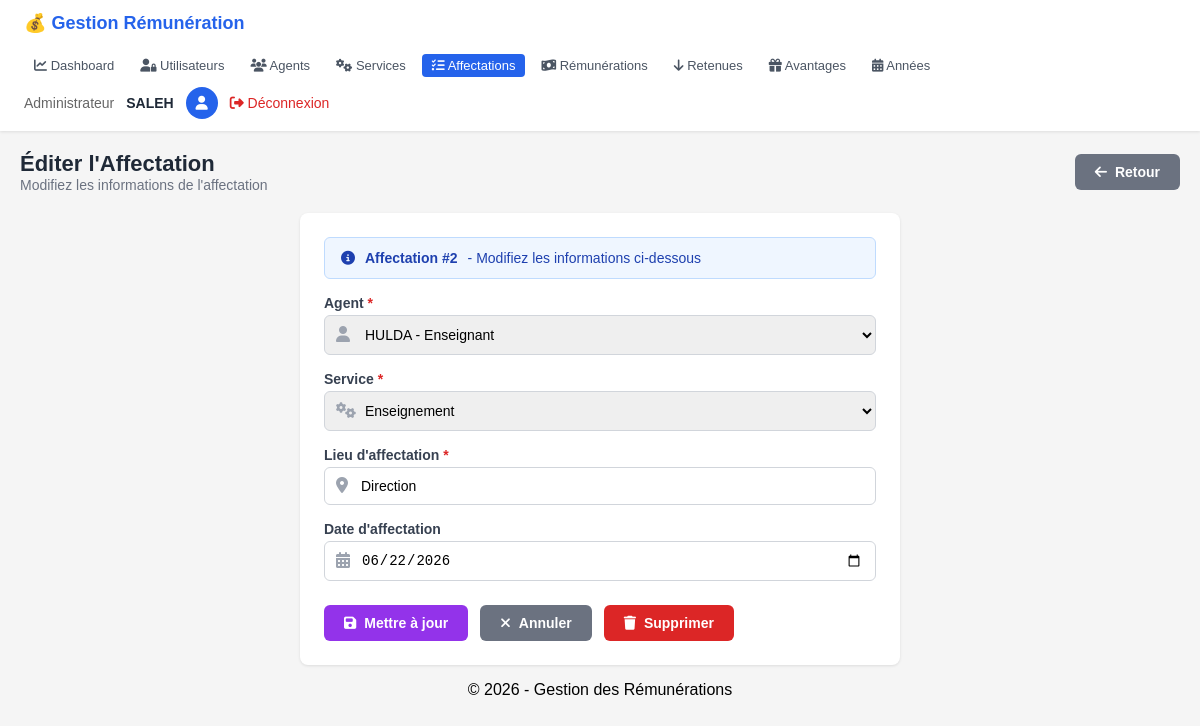
/pages/affectations/add.php?id=2 (signed in), run on the app's committed database.
### tables this page shows
CREATE TABLE `affectation` (
  `id` int(11) NOT NULL,
  `id_agent` int(11) NOT NULL,
  `id_service` int(11) NOT NULL,
  `lieu_affectation` varchar(150) DEFAULT NULL,
  `date_affectation` date DEFAULT NULL
);

CREATE TABLE `agent` (
  `id_agent` int(11) NOT NULL,
  `nom_complet` varchar(150) NOT NULL,
  `adresse` varchar(255) DEFAULT NULL,
  `date_naissance` date DEFAULT NULL,
  `telephone` varchar(20) DEFAULT NULL,
  `profil` varchar(100) DEFAULT NULL,
  `lieu_naissance` varchar(100) DEFAULT NULL,
  `fonction` varchar(100) DEFAULT NULL
);

CREATE TABLE `service` (
  `id` int(11) NOT NULL,
  `designation` varchar(150) NOT NULL,
  `description` text DEFAULT NULL
);

### Classes/Affectation.php (called while the page is built, shortened)
<?php
require_once __DIR__ . '/../Config/Database.php';
class Affectation {
    private $id;
    private $id_agent;
    private $id_service;
    private $lieu_affectation;
    private $date_affectation;
    public function __construct(
        $id_agent = null,
        $id_service = null,
        $lieu_affectation = null,
        $date_affectation = null,
        $id = null
    ) {
        $this->id = $id;
        $this->id_agent = $id_agent;
        $this->id_service = $id_service;
        $this->lieu_affectation = $lieu_affectation;
        $this->date_affectation = $date_affectation;
    }
    public function getId() { return $this->id; }
    public function getIdAgent() { return $this->id_agent; }
    public function getIdService() { return $this->id_service; }
    public function getLieuAffectation() { return $this->lieu_affectation; }
    public function getDateAffectation() { return $this->date_affectation; }
    public static function getById($id) {
        $db = Database::getInstance();
        $sql = "SELECT * FROM affectation WHERE id = :id";
        try {
            $stmt = $db->prepare($sql);
            $stmt->bindParam(':id', $id);
            $stmt->execute();
            if ($stmt->rowCount() > 0) {
                $row = $stmt->fetch(PDO::FETCH_ASSOC);
                return new self(
                    $row['id_agent'],
                    $row['id_service'],
                    $row['lieu_affectation'],
                    $row['date_affectation'],
                    $row['id']
                );
            }
            return null;
        } catch (PDOException $e) {
            error_log("Erreur lors de la récupération de l'affectation : " . $e->getMessage());
            return null;
        }
    }
}
?>

### Config/Database.php (called while the page is built, shortened)
<?php
class Database {
    private static $host = 'localhost';
    private static $db_name = 'gestion_remuneration';
    private static $user = 'root';
    private static $password = '';
    private static $conn;
    public static function connect() {
        self::$conn = null;
        try {
            $dsn = 'mysql:host=' . self::$host . ';dbname=' . self::$db_name . ';charset=utf8';
            self::$conn = new PDO($dsn, self::$user, self::$password);
            self::$conn->setAttribute(PDO::ATTR_ERRMODE, PDO::ERRMODE_EXCEPTION);
        } catch (PDOException $e) {
            die('Erreur de connexion : ' . $e->getMessage());
        }
        return self::$conn;
    }
    public static function getInstance() {
        return self::$conn;
    }
}
?>

### Classes/Agent.php (called while the page is built, shortened)
<?php
require_once __DIR__ . '/../Config/Database.php';
class Agent {
    private $id_agent;
    private $nom_complet;
    private $fonction;
    public function __construct(
        $nom_complet = null,
        $adresse = null,
        $date_naissance = null,
        $telephone = null,
        $profil = null,
        $lieu_naissance = null,
        $fonction = null,
        $id_agent = null
    ) {
        $this->id_agent = $id_agent;
        $this->nom_complet = $nom_complet;
        $this->fonction = $fonction;
    }
    public function getIdAgent() { return $this->id_agent; }
    public function getNomComplet() { return $this->nom_complet; }
    public function getFonction() { return $this->fonction; }
    public static function getAll($search = '') {
        $db = Database::getInstance();
        $sql = "SELECT * FROM agent";
        $params = [];
        $sql .= " ORDER BY nom_complet";
        try {
            $stmt = $db->prepare($sql);
            $stmt->execute();
            $agents = [];
            while ($row = $stmt->fetch(PDO::FETCH_ASSOC)) {
                $agents[] = new self(
                    $row['nom_complet'],
                    $row['adresse'],
                    $row['date_naissance'],
                    $row['telephone'],
                    $row['profil'],
                    $row['lieu_naissance'],
                    $row['fonction'],
                    $row['id_agent']
                );
            }
            return $agents;
        } catch (PDOException $e) {
            error_log("Erreur lors de la récupération des agents : " . $e->getMessage());
            return [];
        }
    }
}
?>

### Classes/Service.php (called while the page is built, shortened)
<?php
require_once __DIR__ . '/../Config/Database.php';
class Service {
    private $id;
    private $designation;
    public function __construct(
        $designation = null,
        $description = null,
        $id = null
    ) {
        $this->id = $id;
        $this->designation = $designation;
    }
    public function getId() { return $this->id; }
    public function getDesignation() { return $this->designation; }
    public static function getAll($search = '') {
        $db = Database::getInstance();
        $sql = "SELECT * FROM service";
        $params = [];
        $sql .= " ORDER BY designation";
        try {
            $stmt = $db->prepare($sql);
            $stmt->execute();
            $services = [];
            while ($row = $stmt->fetch(PDO::FETCH_ASSOC)) {
                $services[] = new self(
                    $row['designation'],
                    $row['description'],
                    $row['id']
                );
            }
            return $services;
        } catch (PDOException $e) {
            error_log("Erreur lors de la récupération des services : " . $e->getMessage());
            return [];
        }
    }
}
?>

### pages/affectations/add.php (the view, shortened to what this page needs)
<?php
require_once __DIR__ . '/../../Config/Database.php';
require_once __DIR__ . '/../../Classes/Affectation.php';
require_once __DIR__ . '/../../Classes/Agent.php';
require_once __DIR__ . '/../../Classes/Service.php';
$affectation = null;
$is_edit = false;
$title = "Ajouter une Affectation";
$button_text = "Ajouter";
$error = null;
$agents = Agent::getAll();
$services = Service::getAll();
if (isset($_GET['id'])) {
    $is_edit = true;
    $affectation = Affectation::getById($_GET['id']);
    $title = "Éditer l'Affectation";
    $button_text = "Mettre à jour";
}
$role = $_SESSION['user_role'] ?? 'Invité';
$username = $_SESSION['nom'] ?? $_SESSION['username'] ?? 'Utilisateur';
?>
<!DOCTYPE html>
<html lang="fr">
<head>
    <link rel="stylesheet" href="https://cdnjs.cloudflare.com/ajax/libs/font-awesome/6.4.0/css/all.min.css">
</head>
<body>
<div class="header">
    <div class="header-left">
        <h1>💰 Gestion Rémunération</h1>
        <div class="nav-links">
            <a href="../../Dashboard.php"><i class="fas fa-chart-line"></i> Dashboard</a>
            <?php if ($role === 'Administrateur'): ?>
            <a href="../../pages/utilisateurs/index.php"><i class="fas fa-user-lock"></i> Utilisateurs</a>
            <?php endif; ?>
            <a href="../../pages/agents/index.php"><i class="fas fa-users"></i> Agents</a>
            <a href="../../pages/services/index.php"><i class="fas fa-cogs"></i> Services</a>
            <a href="index.php" class="active"><i class="fas fa-tasks"></i> Affectations</a>
            <a href="../../pages/remunerations/index.php"><i class="fas fa-money-bill-wave"></i> Rémunérations</a>
            <a href="../../pages/retenues/index.php"><i class="fas fa-arrow-down"></i> Retenues</a>
            <a href="../../pages/avantages/index.php"><i class="fas fa-gift"></i> Avantages</a>
            <a href="../../pages/annees/index.php"><i class="fas fa-calendar-alt"></i> Années</a>
        </div>
    </div>
    <div class="header-right">
        <span class="role"><?php echo htmlspecialchars($role); ?></span>
        <span class="username"><?php echo htmlspecialchars($username); ?></span>
        <div class="avatar"><i class="fas fa-user"></i></div>
        <a href="../../logout.php" class="logout"><i class="fas fa-sign-out-alt"></i> Déconnexion</a>
    </div>
</div>
<div class="container">
    <div class="top">
        <div>
            <h2><?php echo $title; ?></h2>
            <p><?php echo $is_edit ? 'Modifiez les informations de l\'affectation' : 'Ajoutez une nouvelle affectation'; ?></p>
        </div>
        <a href="index.php" class="btn btn-secondary"><i class="fas fa-arrow-left"></i> Retour</a>
    </div>
    <div class="card">
        <?php if ($is_edit): ?>
        <div class="info-box">
            <i class="fas fa-info-circle"></i>
            <span class="label">Affectation #<?php echo $affectation->getId(); ?></span>
            - Modifiez les informations ci-dessous
        </div>
        <?php endif; ?>
        <form method="POST">
            <div class="form-group">
                <label>Agent <span class="required">*</span></label>
                <div class="input-icon">
                    <span class="icon"><i class="fas fa-user"></i></span>
                    <select name="id_agent" class="form-control <?php echo $error ? 'error' : ''; ?>" required>
                        <?php if (!empty($agents)): ?>
                            <?php foreach ($agents as $agent): ?>
                            <option value="<?php echo $agent->getIdAgent(); ?>" <?php echo ($affectation && $affectation->getIdAgent() == $agent->getIdAgent()) ? 'selected' : ''; ?>>
                                <?php echo htmlspecialchars($agent->getNomComplet() . ' - ' . $agent->getFonction()); ?>
                            </option>
                            <?php endforeach; ?>
                        <?php else: ?>
                            <option value="" disabled>Aucun agent disponible</option>
                        <?php endif; ?>
                    </select>
                </div>
            </div>
            <div class="form-group">
                <label>Service <span class="required">*</span></label>
                <div class="input-icon">
                    <span class="icon"><i class="fas fa-cogs"></i></span>
                    <select name="id_service" class="form-control <?php echo $error ? 'error' : ''; ?>" required>
                        <?php if (!empty($services)): ?>
                            <?php foreach ($services as $service): ?>
                            <option value="<?php echo $service->getId(); ?>" <?php echo ($affectation && $affectation->getIdService() == $service->getId()) ? 'selected' : ''; ?>>
                                <?php echo htmlspecialchars($service->getDesignation()); ?>
                            </option>
                            <?php endforeach; ?>
                        <?php else: ?>
                            <option value="" disabled>Aucun service disponible</option>
                        <?php endif; ?>
                    </select>
                </div>
            </div>
            <div class="form-group">
                <label>Lieu d'affectation <span class="required">*</span></label>
                <div class="input-icon">
                    <span class="icon"><i class="fas fa-map-marker-alt"></i></span>
                    <input type="text" name="lieu_affectation" class="form-control <?php echo $error ? 'error' : ''; ?>"
                           value="<?php echo $affectation ? htmlspecialchars($affectation->getLieuAffectation()) : ''; ?>"
                           placeholder="Ex: Service Technique, Direction, Bureau Principal..." required>
                </div>
            </div>
            <div class="form-group">
                <label>Date d'affectation</label>
                <div class="input-icon">
                    <span class="icon"><i class="fas fa-calendar-alt"></i></span>
                    <input type="date" name="date_affectation" class="form-control"
                           value="<?php echo $affectation ? $affectation->getDateAffectation() : date('Y-m-d'); ?>">
                </div>
            </div>
            <div class="flex gap-3 mt-6">
                <button type="submit" class="btn btn-purple">
                    <i class="fas fa-save"></i> <?php echo $button_text; ?>
                </button>
                <a href="index.php" class="btn btn-secondary">
                    <i class="fas fa-times"></i> Annuler
                </a>
                <?php if ($is_edit): ?>
                <a href="delete.php?id=<?php echo $affectation->getId(); ?>" class="btn btn-danger"
                   onclick="return confirm('Êtes-vous sûr de vouloir supprimer cette affectation ?')">
                    <i class="fas fa-trash"></i> Supprimer
                </a>
                <?php endif; ?>
            </div>
        </form>
    </div>
    <div class="mt-4 text-center text-xs text-gray-400">
        © <?php echo date('Y'); ?> - Gestion des Rémunérations
    </div>
</div>
</body>
</html>

### pages/affectations/add.php (style rules this page uses)
* { margin: 0; padding: 0; box-sizing: border-box; }
body { font-family: Arial, sans-serif; background: #f5f5f5; }
.header { background: white; padding: 12px 24px; display: flex; justify-content: space-between; align-items: center; box-shadow: 0 1px 3px rgba(0,0,0,0.1); flex-wrap: wrap; gap: 10px; }
.header-left { display: flex; align-items: center; gap: 20px; flex-wrap: wrap; }
.header-left h1 { color: #2563eb; font-size: 18px; }
.nav-links { display: flex; gap: 6px; flex-wrap: wrap; }
.nav-links a { color: #4b5563; text-decoration: none; font-size: 13px; padding: 4px 10px; border-radius: 4px; transition: 0.2s; }
.nav-links a.active { background: #2563eb; color: white; }
.header-right { display: flex; align-items: center; gap: 12px; flex-wrap: wrap; }
.header-right .role { color: #666; font-size: 14px; }
.header-right .username { font-weight: 600; color: #1f2937; font-size: 14px; }
.header-right .avatar { width: 32px; height: 32px; background: #2563eb; border-radius: 50%; display: flex; align-items: center; justify-content: center; color: white; font-size: 14px; }
.header-right .logout { color: #dc2626; text-decoration: none; font-size: 14px; }
.container { max-width: 1280px; margin: 0 auto; padding: 20px; }
.top { display: flex; justify-content: space-between; align-items: center; margin-bottom: 20px; flex-wrap: wrap; gap: 10px; }
.top h2 { color: #1f2937; font-size: 22px; }
.top p { color: #6b7280; font-size: 14px; }
.card { background: white; border-radius: 8px; padding: 24px; box-shadow: 0 1px 3px rgba(0,0,0,0.1); max-width: 600px; margin: 0 auto; }
.form-group { margin-bottom: 16px; }
.form-group label { display: block; font-size: 14px; font-weight: 600; color: #374151; margin-bottom: 4px; }
.form-group label .required { color: #dc2626; }
.form-control { width: 100%; padding: 10px 12px; border: 1px solid #d1d5db; border-radius: 6px; font-size: 14px; transition: 0.2s; }
select.form-control { appearance: auto; }
.btn { padding: 10px 20px; border: none; border-radius: 6px; font-size: 14px; font-weight: 600; cursor: pointer; text-decoration: none; display: inline-flex; align-items: center; gap: 8px; transition: 0.2s; }
.btn-secondary { background: #6b7280; color: white; }
.btn-purple { background: #9333ea; color: white; }
.btn-danger { background: #dc2626; color: white; }
.flex { display: flex; }
.gap-3 { gap: 12px; }
.mt-4 { margin-top: 16px; }
.mt-6 { margin-top: 24px; }
.text-center { text-align: center; }
.info-box { background: #eff6ff; border: 1px solid #bfdbfe; border-radius: 6px; padding: 12px 16px; margin-bottom: 16px; display: flex; align-items: center; gap: 10px; color: #1e40af; font-size: 14px; }
.info-box .label { font-weight: 600; }
.input-icon { position: relative; }
.input-icon .icon { position: absolute; left: 12px; top: 50%; transform: translateY(-50%); color: #9ca3af; }
.input-icon input, .input-icon select { padding-left: 36px; }

### data on the page
affectation: id "2", id_agent "HULDA - Enseignant", id_service "Enseignement", lieu_affectation "Direction", date_affectation "06/22/2026"

### other printed values
$role "Administrateur"
$username "SALEH"
$title "Éditer l'Affectation"
$button_text "Mettre à jour"
